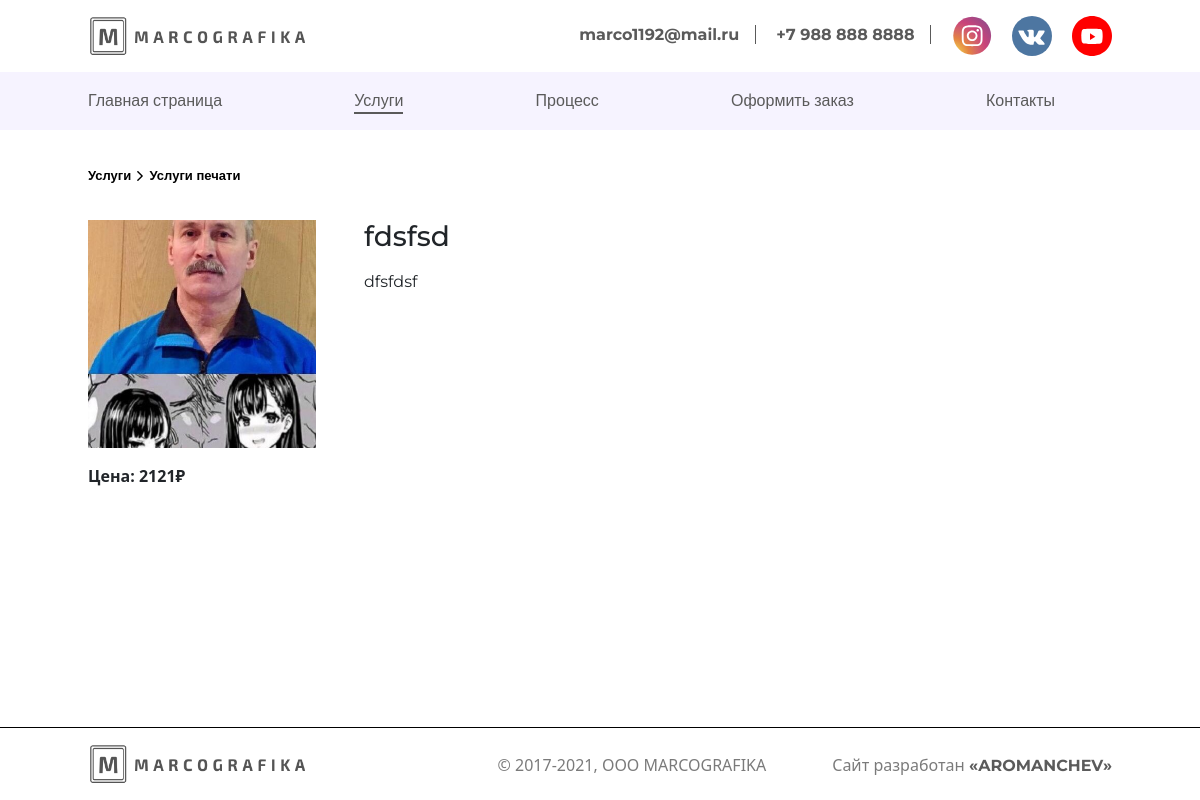
Page /service/2/fdsfsd/ on the committed database.
### availability/models.py (models this page shows, shortened)
class Product(models.Model):
    category = models.ForeignKey(Category, related_name='products', on_delete=models.CASCADE)
    name = models.CharField(max_length=200, db_index=True)
    slug = models.SlugField(max_length=200, db_index=True)
    image = models.ImageField(upload_to='products/%Y/%m/%d', blank=True)
    description = models.TextField(blank=True)
    price = models.IntegerField()
    available = models.BooleanField(default=True)
    created = models.DateTimeField(auto_now_add=True)
    updated = models.DateTimeField(auto_now=True)
    class Meta:
        ordering = ('name',)
        verbose_name = 'Услуги'
        verbose_name_plural = 'Услуги'
        index_together = (('id', 'slug'),)

class Category(models.Model):
    name = models.CharField(max_length=200, db_index=True)
    slug = models.SlugField(max_length=200, db_index=True, unique=True)
    class Meta:
        ordering = ('name',)
        verbose_name = 'Категория'
        verbose_name_plural = 'Категории'
    def __str__(self):
        return self.name
    def get_absolute_url(self):
        return reverse('availability:product_list_by_category',
                        args=[self.slug])

### availability/views.py (the view)
def product_detail(request, id, slug):
    product = get_object_or_404(Product,
                                id=id,
                                slug=slug,
                                available=True)
    return render(request,
                  'availability/availability-detail.html',
                  {'product': product})

### availability/templates/availability/availability-detail.html (shortened to what this page needs)
{% extends 'main/index.html' %} {% load static %}
{%block styles%}
<link rel="stylesheet" type="text/css" href="{% static 'css/service.css' %}" />
{%endblock%}
{% block content %}
<div class="path">
    <a href="{% url "availability:product_list" %}">Услуги</a>
    <img src={% static "media/icons/to-top.svg" %} alt="arrow" width="10" height="10" />
    <a href="{{ product.category.get_absolute_url }}">{{ product.category }}</a>
</div>
<div class="product-detail">
    <div class="product-detail__image-content">
        <img
            src="{% if product.image %}{{ product.image.url }}{% else %}../../../../../static/media/icons/no_photo.png{% endif %}" alt="product-image">
        <span class="price">Цена: {{ product.price }}₽</p>
    </div>
    <div class="product-detail__description">
        <h1>{{product.name}}</h1>
        <p>{{ product.description|linebreaks }}<span>
    </div>
</div>
{% endblock %}
{%block footer%}
<footer class="service-detail">
    <div class="footer__container">
        <div class="container__content">
            <div class="content">
                <a href="{%url 'index' %}">
                    <img src={% static "media/icons/logo.png" %} alt="logo" width="220" height="40" />
                </a>
                <span class="date">© 2017-2021, OOO MARCOGRAFIKA</span>
                <span>Сайт разработан <a href>«AROMANCHEV»</a></span>
            </div>
        </div>
    </div>
</footer>
{%endblock%}

### static/css/index.css (style rules this page uses)
body { margin: 0; font-family: 'Montserrat', sans-serif; overflow-x: hidden; }
a,p,h1,h2,h3,li { font-family: 'Montserrat', sans-serif; }
a { text-decoration: none !important; color: black !important; font-size: 16px; cursor: pointer; line-height: 26px; display: inline-block; }
footer { border-top: 1px solid black; padding: 16px 0; }
footer { margin-top: 950px; }
.footer__container { max-width: 1200px; margin: 0 auto; position: relative; }
.container__content .content span { top: 9px; display: block; color: #5a5a5a; position: absolute; right: 0; opacity: 0.8; }
.container__content .content { display: flex; flex-wrap: wrap; }
.container__content .content span a { font-weight: bold; opacity: 0.8; }
.content .date { left: 40%; }
@media screen and (max-width: 1200px) and (min-width: 1024px) { .footer__container { max-width: 1024px; } }

### static/css/service.css (style rules this page uses)
footer.service-detail { margin-top: 0; position: absolute; bottom: 0; width: 100%; }
.product-detail { display: flex; max-width: 1200px; margin: 32px auto; }
.product-detail img { max-width: 296px; width: 296px; max-height: 296px; margin-right: 48px; margin-bottom: 16px; height: 296px; object-fit: cover; }
.product-detail h1 { overflow-wrap: anywhere; max-width: 900px; font-size: 32px; }
.product-detail .product-detail__image-content span { font-weight: bold; }
span.price { display: block; }
.path { max-width: 1200px; margin: 32px auto 0; }
.path a { font-weight: bold; font-size: 13px; background-image: linear-gradient(currentColor,currentColor); background-position: 0 100%; color: black !important; background-repeat: no-repeat; background-size: 0 2px; transition: background-size .5s; }
@media screen and (max-width: 1200px) and (min-width: 1024px) { .path { max-width: 1024px; } }
@media screen and (max-width: 1200px) and (min-width: 1024px) { .product-detail { max-width: 1024px; } }
@media screen and (max-width: 1200px) and (min-width: 1024px) { .product-detail img { max-width: 228px; max-height: 228px; } }
@media screen and (max-width: 1200px) and (min-width: 1024px) { .product-detail h1 { font-size: 28px; } }

### rows in the picture
Product: category "Услуги печати", image (picture), price "2121", name "fdsfsd", description "dfsfdsf"
